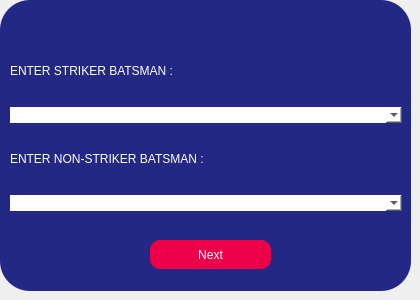
        <widget class="QWidget" name="page1">
         <widget class="QFrame" name="frame_5">
          <property name="geometry">
           <rect>
            <x>0</x>
            <y>0</y>
            <width>411</width>
            <height>291</height>
           </rect>
          </property>
          <property name="styleSheet">
           <string notr="true">background-color: rgb(35, 40, 132);
border-radius:30px;</string>
          </property>
          <property name="frameShape">
           <enum>QFrame::Shape::StyledPanel</enum>
          </property>
          <property name="frameShadow">
           <enum>QFrame::Shadow::Raised</enum>
          </property>
          <widget class="QWidget" name="verticalLayoutWidget">
           <property name="geometry">
            <rect>
             <x>10</x>
             <y>40</y>
             <width>392</width>
             <height>171</height>
            </rect>
           </property>
           <layout class="QVBoxLayout" name="verticalLayout">
            <item>
             <widget class="QLabel" name="label_2">
              <property name="styleSheet">
               <string notr="true">font: 700 14pt &quot;Cascadia Code&quot;;
color: rgb(255, 255, 255);</string>
              </property>
              <property name="text">
               <string>ENTER STRIKER BATSMAN :</string>
              </property>
             </widget>
            </item>
            <item>
             <widget class="QComboBox" name="firstbat">
              <property name="styleSheet">
               <string notr="true">background-color: rgb(255, 255, 255);

font: 700 14pt &quot;Cascadia Code&quot;;
color: rgb(0, 0, 0);
border-radius: 10px; </string>
              </property>
             </widget>
            </item>
            <item>
             <widget class="QLabel" name="label_32">
              <property name="styleSheet">
               <string notr="true">font: 700 14pt &quot;Cascadia Code&quot;;
color: rgb(255, 255, 255);</string>
              </property>
              <property name="text">
               <string>ENTER NON-STRIKER BATSMAN :</string>
              </property>
             </widget>
            </item>
            <item>
             <widget class="QComboBox" name="secondbat">
              <property name="styleSheet">
               <string notr="true">background-color: rgb(255, 255, 255);

font: 700 14pt &quot;Cascadia Code&quot;;
color: rgb(0, 0, 0);
border-radius: 10px; </string>
              </property>
             </widget>
            </item>
           </layout>
          </widget>
          <widget class="QPushButton" name="next_1">
           <property name="geometry">
            <rect>
             <x>150</x>
             <y>240</y>
             <width>121</width>
             <height>29</height>
            </rect>
           </property>
           <property name="styleSheet">
            <string notr="true">color: rgb(255, 255, 255);
background-color: rgb(237, 0, 71);
font: 700 14pt &quot;Cascadia Code&quot;;
border-radius: 10px; </string>
           </property>
           <property name="text">
            <string>Next</string>
           </property>
          </widget>
         </widget>
        </widget>
